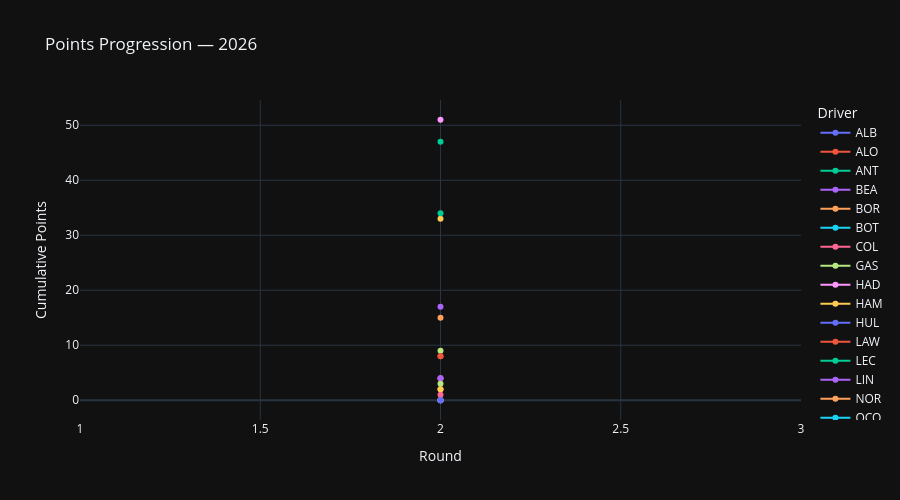

Notebook code for this chart:
### Code cell
# ── 2.2 Points progression round by round ────────────────────────────────────
if len(rounds_loaded) >= 2:
    fig = px.line(
        standings.sort_values(["abbreviation", "round"]),
        x="round",
        y="championship_points",
        color="abbreviation",
        markers=True,
        title=f"Points Progression — {SEASON}",
        labels={
            "round": "Round",
            "championship_points": "Cumulative Points",
            "abbreviation": "Driver",
        },
        template=PLOTLY_TEMPLATE,
    )
    fig.update_layout(height=500)
    fig.show()
else:
    print("Skipping points progression — need at least 2 rounds.")

### Figure 1 — Plotly figure (JSON) as saved in the notebook; plotly's stock layout.template omitted (floating-point values rounded to 4 significant figures)
{"data": [{"hovertemplate": "Driver=ALB<br>Round=%{x}<br>Cumulative Points=%{y}<extra></extra>", "legendgroup": "ALB", "line": {"color": "#636efa", "dash": "solid"}, "marker": {"symbol": "circle"}, "mode": "lines+markers", "name": "ALB", "orientation": "v", "showlegend": true, "type": "scatter", "x": [2], "xaxis": "x", "y": [0.0], "yaxis": "y"}, {"hovertemplate": "Driver=ALO<br>Round=%{x}<br>Cumulative Points=%{y}<extra></extra>", "legendgroup": "ALO", "line": {"color": "#EF553B", "dash": "solid"}, "marker": {"symbol": "circle"}, "mode": "lines+markers", "name": "ALO", "orientation": "v", "showlegend": true, "type": "scatter", "x": [2], "xaxis": "x", "y": [0.0], "yaxis": "y"}, {"hovertemplate": "Driver=ANT<br>Round=%{x}<br>Cumulative Points=%{y}<extra></extra>", "legendgroup": "ANT", "line": {"color": "#00cc96", "dash": "solid"}, "marker": {"symbol": "circle"}, "mode": "lines+markers", "name": "ANT", "orientation": "v", "showlegend": true, "type": "scatter", "x": [2], "xaxis": "x", "y": [47.0], "yaxis": "y"}, {"hovertemplate": "Driver=BEA<br>Round=%{x}<br>Cumulative Points=%{y}<extra></extra>", "legendgroup": "BEA", "line": {"color": "#ab63fa", "dash": "solid"}, "marker": {"symbol": "circle"}, "mode": "lines+markers", "name": "BEA", "orientation": "v", "showlegend": true, "type": "scatter", "x": [2], "xaxis": "x", "y": [17.0], "yaxis": "y"}, {"hovertemplate": "Driver=BOR<br>Round=%{x}<br>Cumulative Points=%{y}<extra></extra>", "legendgroup": "BOR", "line": {"color": "#FFA15A", "dash": "solid"}, "marker": {"symbol": "circle"}, "mode": "lines+markers", "name": "BOR", "orientation": "v", "showlegend": true, "type": "scatter", "x": [2], "xaxis": "x", "y": [2.0], "yaxis": "y"}, {"hovertemplate": "Driver=BOT<br>Round=%{x}<br>Cumulative Points=%{y}<extra></extra>", "legendgroup": "BOT", "line": {"color": "#19d3f3", "dash": "solid"}, "marker": {"symbol": "circle"}, "mode": "lines+markers", "name": "BOT", "orientation": "v", "showlegend": true, "type": "scatter", "x": [2], "xaxis": "x", "y": [0.0], "yaxis": "y"}, {"hovertemplate": "Driver=COL<br>Round=%{x}<br>Cumulative Points=%{y}<extra></extra>", "legendgroup": "COL", "line": {"color": "#FF6692", "dash": "solid"}, "marker": {"symbol": "circle"}, "mode": "lines+markers", "name": "COL", "orientation": "v", "showlegend": true, "type": "scatter", "x": [2], "xaxis": "x", "y": [1.0], "yaxis": "y"}, {"hovertemplate": "Driver=GAS<br>Round=%{x}<br>Cumulative Points=%{y}<extra></extra>", "legendgroup": "GAS", "line": {"color": "#B6E880", "dash": "solid"}, "marker": {"symbol": "circle"}, "mode": "lines+markers", "name": "GAS", "orientation": "v", "showlegend": true, "type": "scatter", "x": [2], "xaxis": "x", "y": [9.0], "yaxis": "y"}, {"hovertemplate": "Driver=HAD<br>Round=%{x}<br>Cumulative Points=%{y}<extra></extra>", "legendgroup": "HAD", "line": {"color": "#FF97FF", "dash": "solid"}, "marker": {"symbol": "circle"}, "mode": "lines+markers", "name": "HAD", "orientation": "v", "showlegend": true, "type": "scatter", "x": [2], "xaxis": "x", "y": [4.0], "yaxis": "y"}, {"hovertemplate": "Driver=HAM<br>Round=%{x}<br>Cumulative Points=%{y}<extra></extra>", "legendgroup": "HAM", "line": {"color": "#FECB52", "dash": "solid"}, "marker": {"symbol": "circle"}, "mode": "lines+markers", "name": "HAM", "orientation": "v", "showlegend": true, "type": "scatter", "x": [2], "xaxis": "x", "y": [33.0], "yaxis": "y"}, {"hovertemplate": "Driver=HUL<br>Round=%{x}<br>Cumulative Points=%{y}<extra></extra>", "legendgroup": "HUL", "line": {"color": "#636efa", "dash": "solid"}, "marker": {"symbol": "circle"}, "mode": "lines+markers", "name": "HUL", "orientation": "v", "showlegend": true, "type": "scatter", "x": [2], "xaxis": "x", "y": [0.0], "yaxis": "y"}, {"hovertemplate": "Driver=LAW<br>Round=%{x}<br>Cumulative Points=%{y}<extra></extra>", "legendgroup": "LAW", "line": {"color": "#EF553B", "dash": "solid"}, "marker": {"symbol": "circle"}, "mode": "lines+markers", "name": "LAW", "orientation": "v", "showlegend": true, "type": "scatter", "x": [2], "xaxis": "x", "y": [8.0], "yaxis": "y"}, {"hovertemplate": "Driver=LEC<br>Round=%{x}<br>Cumulative Points=%{y}<extra></extra>", "legendgroup": "LEC", "line": {"color": "#00cc96", "dash": "solid"}, "marker": {"symbol": "circle"}, "mode": "lines+markers", "name": "LEC", "orientation": "v", "showlegend": true, "type": "scatter", "x": [2], "xaxis": "x", "y": [34.0], "yaxis": "y"}, {"hovertemplate": "Driver=LIN<br>Round=%{x}<br>Cumulative Points=%{y}<extra></extra>", "legendgroup": "LIN", "line": {"color": "#ab63fa", "dash": "solid"}, "marker": {"symbol": "circle"}, "mode": "lines+markers", "name": "LIN", "orientation": "v", "showlegend": true, "type": "scatter", "x": [2], "xaxis": "x", "y": [4.0], "yaxis": "y"}, {"hovertemplate": "Driver=NOR<br>Round=%{x}<br>Cumulative Points=%{y}<extra></extra>", "legendgroup": "NOR", "line": {"color": "#FFA15A", "dash": "solid"}, "marker": {"symbol": "circle"}, "mode": "lines+markers", "name": "NOR", "orientation": "v", "showlegend": true, "type": "scatter", "x": [2], "xaxis": "x", "y": [15.0], "yaxis": "y"}, {"hovertemplate": "Driver=OCO<br>Round=%{x}<br>Cumulative Points=%{y}<extra></extra>", "legendgroup": "OCO", "line": {"color": "#19d3f3", "dash": "solid"}, "marker": {"symbol": "circle"}, "mode": "lines+markers", "name": "OCO", "orientation": "v", "showlegend": true, "type": "scatter", "x": [2], "xaxis": "x", "y": [0.0], "yaxis": "y"}, {"hovertemplate": "Driver=PER<br>Round=%{x}<br>Cumulative Points=%{y}<extra></extra>", "legendgroup": "PER", "line": {"color": "#FF6692", "dash": "solid"}, "marker": {"symbol": "circle"}, "mode": "lines+markers", "name": "PER", "orientation": "v", "showlegend": true, "type": "scatter", "x": [2], "xaxis": "x", "y": [0.0], "yaxis": "y"}, {"hovertemplate": "Driver=PIA<br>Round=%{x}<br>Cumulative Points=%{y}<extra></extra>", "legendgroup": "PIA", "line": {"color": "#B6E880", "dash": "solid"}, "marker": {"symbol": "circle"}, "mode": "lines+markers", "name": "PIA", "orientation": "v", "showlegend": true, "type": "scatter", "x": [2], "xaxis": "x", "y": [3.0], "yaxis": "y"}, {"hovertemplate": "Driver=RUS<br>Round=%{x}<br>Cumulative Points=%{y}<extra></extra>", "legendgroup": "RUS", "line": {"color": "#FF97FF", "dash": "solid"}, "marker": {"symbol": "circle"}, "mode": "lines+markers", "name": "RUS", "orientation": "v", "showlegend": true, "type": "scatter", "x": [2], "xaxis": "x", "y": [51.0], "yaxis": "y"}, {"hovertemplate": "Driver=SAI<br>Round=%{x}<br>Cumulative Points=%{y}<extra></extra>", "legendgroup": "SAI", "line": {"color": "#FECB52", "dash": "solid"}, "marker": {"symbol": "circle"}, "mode": "lines+markers", "name": "SAI", "orientation": "v", "showlegend": true, "type": "scatter", "x": [2], "xaxis": "x", "y": [2.0], "yaxis": "y"}, {"hovertemplate": "Driver=STR<br>Round=%{x}<br>Cumulative Points=%{y}<extra></extra>", "legendgroup": "STR", "line": {"color": "#636efa", "dash": "solid"}, "marker": {"symbol": "circle"}, "mode": "lines+markers", "name": "STR", "orientation": "v", "showlegend": true, "type": "scatter", "x": [2], "xaxis": "x", "y": [0.0], "yaxis": "y"}, {"hovertemplate": "Driver=VER<br>Round=%{x}<br>Cumulative Points=%{y}<extra></extra>", "legendgroup": "VER", "line": {"color": "#EF553B", "dash": "solid"}, "marker": {"symbol": "circle"}, "mode": "lines+markers", "name": "VER", "orientation": "v", "showlegend": true, "type": "scatter", "x": [2], "xaxis": "x", "y": [8.0], "yaxis": "y"}], "layout": {"height": 500, "legend": {"title": {"text": "Driver"}, "tracegroupgap": 0}, "title": {"text": "Points Progression — 2026"}, "xaxis": {"anchor": "y", "domain": [0, 1], "title": {"text": "Round"}}, "yaxis": {"anchor": "x", "domain": [0, 1], "title": {"text": "Cumulative Points"}}}}
